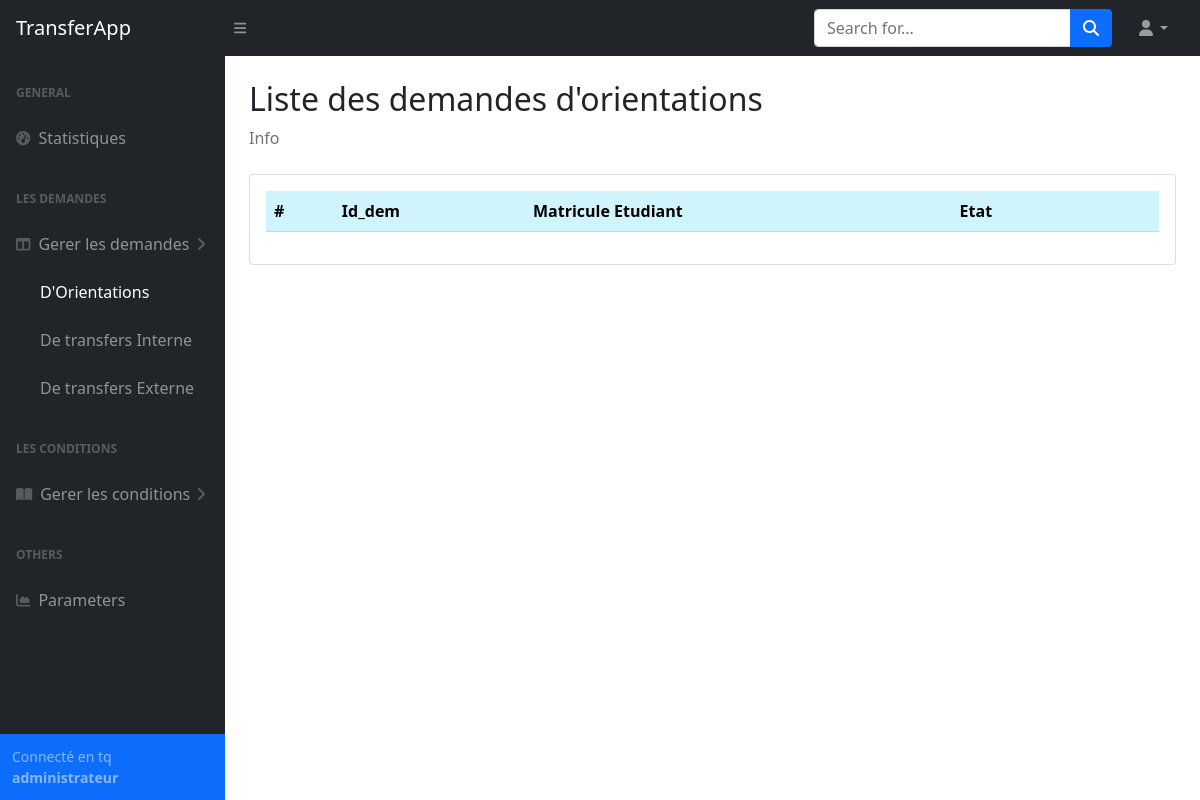
Before: /admin/orientations (signed in) with the older database file.
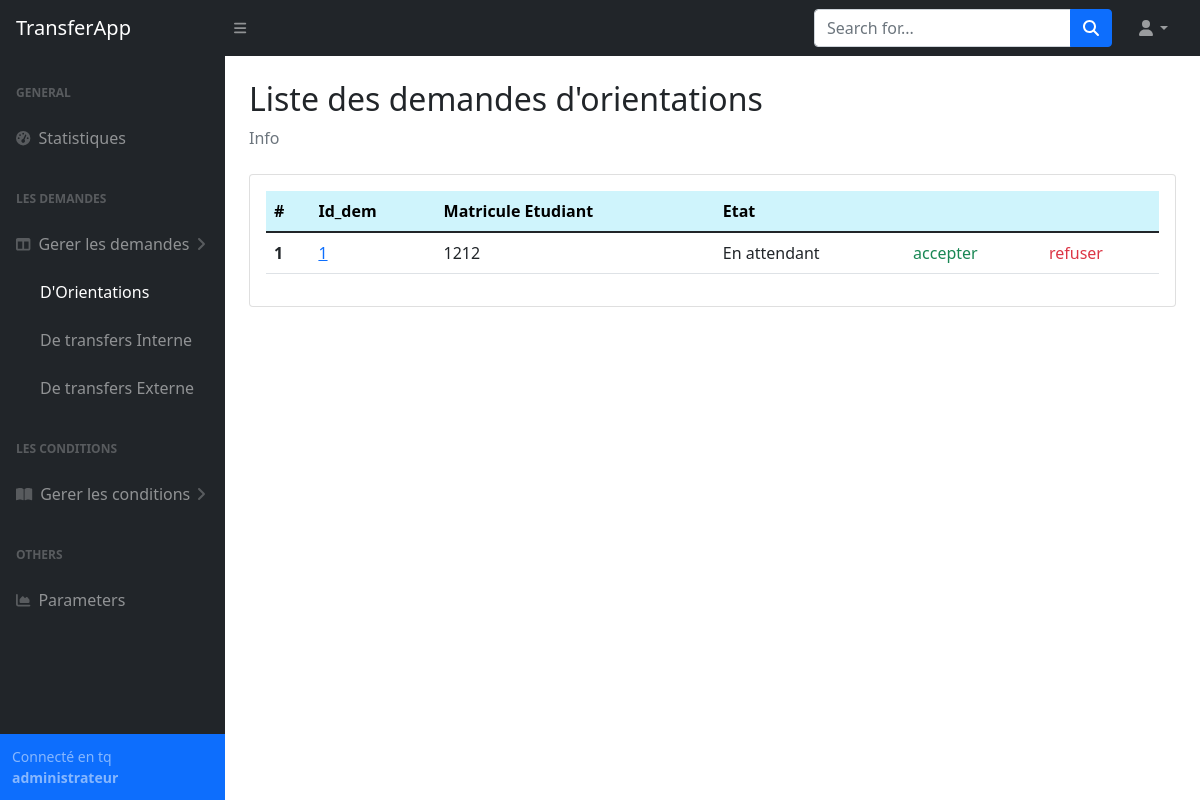
After: the same page with the newer database file.
### tables this page shows
CREATE TABLE "orientation_request" (
	"matricule"	INTEGER NOT NULL,
	"id_orientation"	INTEGER NOT NULL,
	"niveau-etude"	TEXT NOT NULL,
	"date_premier_insc"	TEXT NOT NULL,
	"etat"	TEXT NOT NULL,
	"choix1"	INTEGER NOT NULL,
	"choix2"	INTEGER NOT NULL,
	"choix3"	INTEGER NOT NULL,
	"choix4"	INTEGER NOT NULL,
	FOREIGN KEY("choix2") REFERENCES "specialite"("id"),
	FOREIGN KEY("id_orientation") REFERENCES "orientation"("id"),
	FOREIGN KEY("choix4") REFERENCES "specialite"("id"),
	FOREIGN KEY("matricule") REFERENCES "etudiant"("matricule"),
	FOREIGN KEY("choix1") REFERENCES "specialite"("id"),
	FOREIGN KEY("choix3") REFERENCES "specialite"("id"),
	PRIMARY KEY("matricule")
);

### App.py (the view)
@app.route('/admin/orientations')
def orientations():
    if session.get("email") != None:
        return render_template('admin/orientations.html', data = db.getAllOrientations())
    return redirect(url_for('login'))

### database_api.py (called while the page is built)
def getAllOrientations():
    try:
        cursor.execute("select matricule, id_orientation, etat from orientation_request")
    except Error as e:
        print(e)
        return None
    else:
        res = cursor.fetchall()
        return res

### templates/admin/orientations.html (shortened to what this page needs)
{% extends "admin/base.html" %}
{% block content %}
    <main>
        <div class="container-fluid px-4">
            <h2 class="mt-4">Liste des demandes d'orientations</h2>
            <ol class="breadcrumb mb-4">
                <li class="breadcrumb-item active">Info</li>
            </ol>
            <div class="card mb-4">
                <div class="card-body">
                    <table class="table">
                        <thead>
                          <tr>
                            <th scope="col" class="table-info">#</th>
                            <th scope="col" class="table-info">Id_dem</th>
                            <th scope="col" class="table-info">Matricule Etudiant</th>
                            <th scope="col" class="table-info">Etat</th>
                            <th scope="col" class="table-info"></th>
                            <th scope="col" class="table-info"></th>
                          </tr>
                        </thead>
                        <tbody>
                          {% for item in data %}
                          <tr>
                            <th scope="row">{{data.index(item) + 1 }}</th>
                            <td><a href="{{ url_for('orientationDetails', id_orientation = item[1]) }}">{{item[1]}}</a></td>
                            <td>{{item[0]}}</td>
                            <td>{{item[2]}}</td>
                            <td><a class="link-success text-decoration-none" href="{{url_for('updateOrientationEtat', matricule = item[0], State = 'accepted')}}">accepter</a></td>
                            <td><a class="link-danger text-decoration-none" href="{{url_for('updateOrientationEtat', matricule = item[0], State = 'refused')}}">refuser</a></td>
                          </tr>
                          {% endfor %}
                        </tbody>
                      </table>
                </div>
            </div>
        </div>
    </main>
{% endblock content %}

Changed rows visible on the page:
added orientation_request: data.index(item)+1 "1", id_orientation "1", matricule "1212", etat "En attendant"
